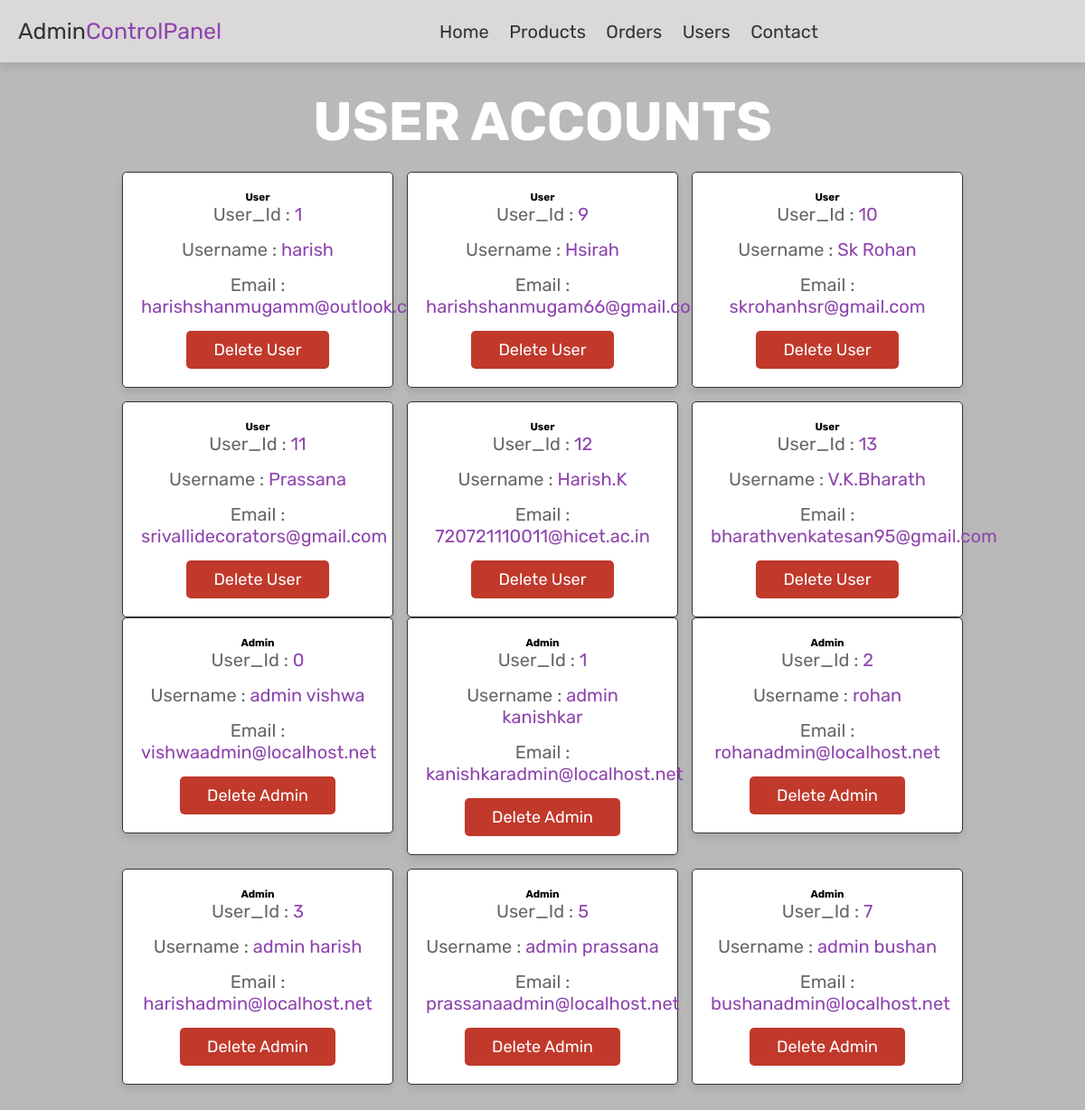
Page /admin_users.php (signed in) on the committed database.
### tables this page shows
CREATE TABLE `users` (
  `id` int(11) NOT NULL,
  `username` varchar(255) NOT NULL,
  `email` varchar(255) NOT NULL,
  `password` varchar(255) NOT NULL
);

### admin_users.php (the view, shortened to what this page needs)
<?php
include 'config.php';
?>
<!DOCTYPE html>
<html lang="en">
<head>
   <link rel="stylesheet" href="https://cdnjs.cloudflare.com/ajax/libs/font-awesome/6.1.1/css/fontawesome.min.css">
   <link rel="stylesheet" href="Admin_page_style.css">
</head>
<body>
<?php include 'admin_header.php'; ?>
<section class="users">
   <h1 class="title"> User Accounts </h1>
   <div class="box-container">
      <?php
         $select_users = mysqli_query($conn, "SELECT * FROM `users`") or die('query failed');
         while($fetch_users = mysqli_fetch_assoc($select_users)){
      ?>
      <div class="box">
         <h3>User</h3>
         <p> User_Id : <span><?php echo $fetch_users['id']; ?></span> </p>
         <p> Username : <span><?php echo $fetch_users['username']; ?></span> </p>
         <p> Email : <span><?php echo $fetch_users['email']; ?></span> </p>
         <a href="admin_users.php?delete=<?php echo $fetch_users['id']; ?>" onclick="return confirm('delete this user?');" class="delete-btn">Delete User</a>
      </div>
      <?php
         };
      ?>
   </div>
   <div class="box-container">
      <?php
         $select_admin = mysqli_query($conn, "SELECT * FROM `admin`") or die('query failed');
         while($fetch_admin = mysqli_fetch_assoc($select_admin)){
      ?>
      <div class="box">
         <h3>Admin</h3>
         <p> User_Id : <span><?php echo $fetch_admin['id']; ?></span> </p>
         <p> Username : <span><?php echo $fetch_admin['username']; ?></span> </p>
         <p> Email : <span><?php echo $fetch_admin['email']; ?></span> </p>
         <a href="admin_users.php?delete=<?php echo $fetch_admin['id']; ?>" onclick="return confirm('Delete This Admin?');" class="delete-btn">Delete Admin</a>
      </div>
      <?php
         };
      ?>
   </div>
</section>
</body>
</html>

### Admin_Page_style.css (style rules this page uses)
:root { --purple:#8e44ad; --red:#c0392b; --orange:#f39c12; --black:#333; --white:#fff; --light-color:#666; --light-white:#ccc; --light-bg:#f5f5f5; --border:.1rem solid var(--black); --box-shadow:0 .5rem 1rem rgba(0,0,0,.1); }
* { font-family: 'Rubik', sans-serif; margin:0; padding:0; box-sizing: border-box; outline: none; border:none; text-decoration: none; transition:all .2s linear; }
html { font-size: 62.5%; overflow-x: hidden; }
body { width: 100%; min-height: 100vh; background-image: linear-gradient(rgba(0,0,0,.274), rgba(0,0,0,.274)), url(bg_sss.jpg); background-position: center; background-size: contain; justify-content: center; align-items: center; }
section { padding:3rem 2rem; }
.title { text-align: center; margin-bottom: 2rem; text-transform: uppercase; color:var(--white); font-size: 6rem; }
.btn, .option-btn, .delete-btn, .white-btn { display: inline-block; margin-top: 1rem; padding:1rem 3rem; cursor: pointer; color:var(--white); font-size: 1.8rem; border-radius: .5rem; text-transform: capitalize; }
.delete-btn { background-color: var(--red); }
.users .box-container { display: grid; grid-template-columns: repeat(auto-fit, 30rem); justify-content: center; gap:1.5rem; max-width: 1200px; margin:0 auto; align-items: flex-start; }
.users .box-container .box { background-color: var(--white); padding:2rem; border:var(--border); box-shadow: var(--box-shadow); border-radius: .5rem; text-align: center; }
.users .box-container .box p { padding-bottom: 1.5rem; font-size: 2rem; color:var(--light-color); }
.users .box-container .box p span { color:var(--purple); }
.users .box-container .box .delete-btn { margin-top: 0; }

### rows in the picture
users: id "1", username "harish", email "harishshanmugamm@outlook.com"
users: id "9", username "Hsirah", email "harishshanmugam66@gmail.com"
users: id "10", username "Sk Rohan", email "skrohanhsr@gmail.com"
users: id "11", username "Prassana", email "srivallidecorators@gmail.com"
users: id "12", username "Harish.K", email "720721110011@hicet.ac.in"
users: id "13", username "V.K.Bharath", email "bharathvenkatesan95@gmail.com"

### other values in the picture
$fetch_admin['id'] "0"
$fetch_admin['username'] "admin vishwa"
$fetch_admin['email'] "vishwaadmin@localhost.net"
$fetch_admin['id'] "1"
$fetch_admin['username'] "admin kanishkar"
$fetch_admin['email'] "kanishkaradmin@localhost.net"
$fetch_admin['id'] "2"
$fetch_admin['username'] "rohan"
$fetch_admin['email'] "rohanadmin@localhost.net"
$fetch_admin['id'] "3"
$fetch_admin['username'] "admin harish"
$fetch_admin['email'] "harishadmin@localhost.net"
$fetch_admin['id'] "5"
$fetch_admin['username'] "admin prassana"
$fetch_admin['email'] "prassanaadmin@localhost.net"
